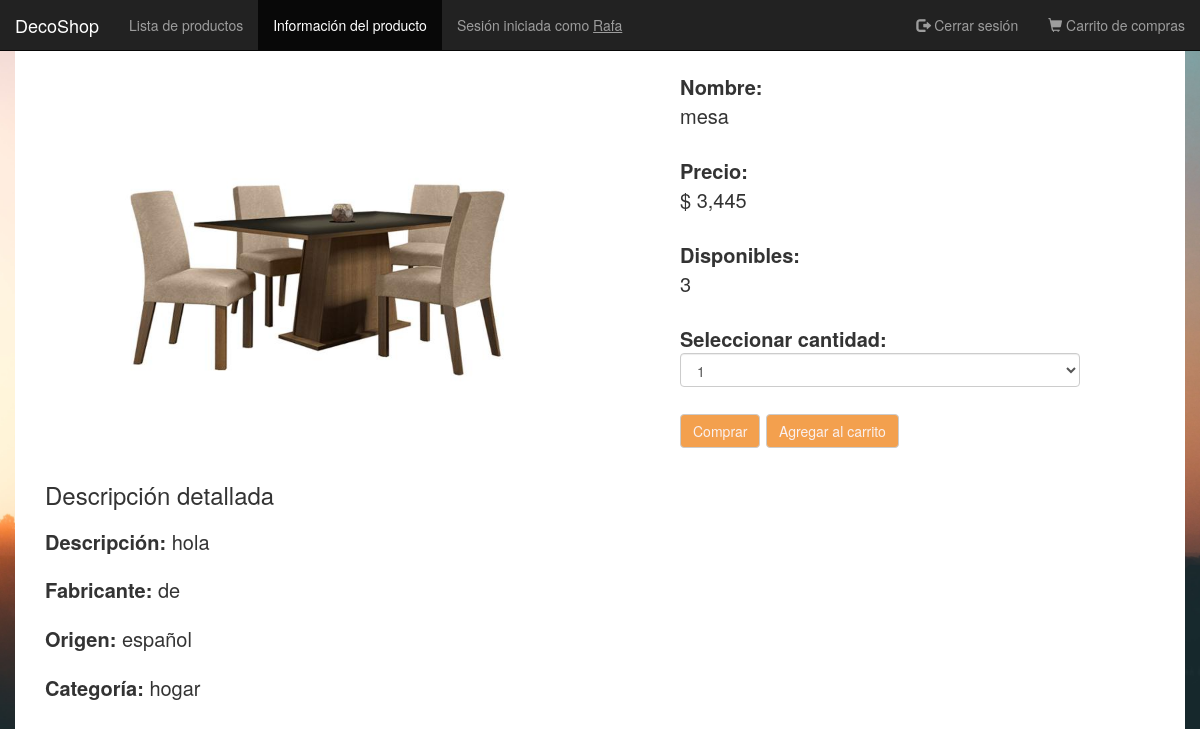
/php/info_producto.php?id=45 (signed in), run on the app's committed database.
### tables this page shows
CREATE TABLE `producto` (
  `id_producto` int(11) NOT NULL,
  `nombre_producto` varchar(100) DEFAULT NULL,
  `descripcion_producto` varchar(255) DEFAULT NULL,
  `cantidad_disponible` int(11) DEFAULT NULL,
  `precio_producto` double DEFAULT NULL,
  `fabricante` varchar(100) DEFAULT NULL,
  `origen` varchar(100) DEFAULT 'China',
  `categoria` varchar(100) DEFAULT NULL
);

### php/info_producto.php (the view, shortened to what this page needs)
<?php
require_once("../config/config.php");
$id_producto=$_GET["id"];
$con = mysqli_connect($db_hostname, $db_username, $db_password, $db_name);
if (mysqli_connect_errno()) :
    echo "Failed to connect to MySQL: " . mysqli_connect_error();
else:
    $info_del_producto=[];
    $result = mysqli_query($con, "SELECT * FROM producto WHERE id_producto=".$id_producto.";");
    while ($row = mysqli_fetch_array($result)):
        array_push($info_del_producto, array(
            "id"=>$row['id_producto'],
            "nombre"=>$row['nombre_producto'],
            "descripcion"=>$row['descripcion_producto'],
            "disponibles"=>$row['cantidad_disponible'],
            "precio"=>$row['precio_producto'],
            "fabricante"=>$row['fabricante'],
            "origen"=>$row['origen'],
            "categoria"=>$row['categoria'],
        ));
    endwhile;
endif;
?>
<!DOCTYPE html>
<html lang="es">
<head>
    <?php include "head_html.php"?>
    <link rel="stylesheet" href="../css/normalize.css">
    <link rel="stylesheet" href="../css/estilo_generico.css">
    <link rel="stylesheet" href="../css/styles-info-product.css">
</head>
<header>
    <nav class="navbar navbar-inverse navbar-fixed-top">
        <div class="container-fluid">
            <div class="navbar-header">
                <a class="navbar-brand" href="../index.php">DecoShop</a>
            </div>
            <div class="collapse navbar-collapse" id="myNavbar">
                <ul class="nav navbar-nav">
                    <li><a href="../index.php">Lista de productos</a></li>
                    <li class="active">
                        <a href="#">Información del producto</a>
                    </li>
                    <li><span class="navbar-text">Sesión iniciada como <a href="../php/perfil.php"
                                class="navbar-link"><u><?=$_SESSION['sesion_personal']['nombre']?></u></a></span></li>
                </ul>
                <ul class="nav navbar-nav navbar-right">
                    <li>
                        <a href="../php/cerrar_sesion.php"><span class="glyphicon glyphicon-log-out"></span> Cerrar
                            sesión</a>
                    </li>
                    <li>
                        <a href="../php/carrito.php"><span class="glyphicon glyphicon-shopping-cart"></span> Carrito
                            de compras</a>
                    </li>
                </ul>
            </div>
        </div>
    </nav>
</header>
<body class="container">
    <div class="grande">
        <div class="imagen">
            <span><img src="../img/productos/<?= $info_del_producto[0]["id"] ?>.png" alt=""></span>
        </div>
        <div class="info-importante">
            <span><b>Nombre: </b><br><?= $info_del_producto[0]["nombre"] ?></span>
            <span><b>Precio: </b><br>$ <?= number_format(floatval($info_del_producto[0]["precio"])) ?></span>
            <span><b>Disponibles: </b><br><?= $info_del_producto[0]["disponibles"] ?></span>
            <span><b>Seleccionar cantidad: </b>
                <select class="form-control" id="cantidad_seleccionada">
                    <?php for ($i=1; $i <= $info_del_producto[0]["disponibles"]; $i++): ?>
                    <option value="<?=$i?>"><?=$i?></option>
                    <?php endfor ?>
                </select>
            </span>
            <span>
                <input type="button" onclick="enviarAPantallaDeCompraUno(id_del_producto)"
                    class="btn btn-default comprar" value="Comprar">
                <input type="button" onclick="agregarAlCarrito(id_del_producto)" class="btn btn-default comprar"
                    value="Agregar al carrito">
            </span>
        </div>
    </div>
    <h3>Descripción detallada</h3>
    <div class="info-secundaria">
        <span><b>Descripción: </b><?= $info_del_producto[0]["descripcion"] ?></span>
        <span><b>Fabricante: </b><?= $info_del_producto[0]["fabricante"] ?></span>
        <span><b>Origen: </b><?= $info_del_producto[0]["origen"] ?></span>
        <span><b>Categoría: </b><?= $info_del_producto[0]["categoria"] ?></span>
    </div>
</body>
</html>

### css/estilo_generico.css (style rules this page uses)
:root { --negro: #ef7b08b6; --blanco: rgb(250, 241, 241); }
* { box-sizing: border-box; padding: 0; margin: 0; }

### css/styles-info-product.css (style rules this page uses)
html { width: 100%; height: 100%; background-image: url("../img/fondo.jpg"); background-repeat: no-repeat; background-size: cover; }
.container { height: 100%; padding: 60px 3rem 1rem 3rem; }
img { width: 100%; }
.info-importante, .imagen { width: 400px; }
.info-importante span { width: 100%; }
.info-importante { display: flex; flex-wrap: wrap; align-content: space-around; }
.grande { display: flex; flex-wrap: wrap; gap: 1rem; flex-direction: row; justify-content: space-around; height: 55%; }
.info-secundaria, .grande { font-size: 2rem; }
.info-secundaria { margin-top: 2rem; margin-bottom: 1rem; display: flex; flex-direction: column; gap: 2rem; }
.imagen span { display: flex; align-items: center; }
.imagen span { height: 100%; }
.comprar { background-color: var(--negro); color: var(--blanco); }

### data on the page
producto: nombre_producto "mesa", precio_producto "3,445", cantidad_disponible "3", descripcion_producto "hola", fabricante "de", origen "español", categoria "hogar"

### other printed values
$_SESSION['sesion_personal']['nombre'] "Rafa"
form field value "1"
